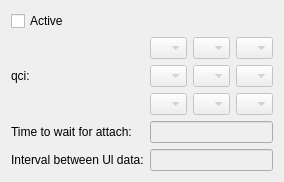
      <widget class="QWidget" name="ServiceReq">
       <attribute name="title">
        <string>Service Req</string>
       </attribute>
       <layout class="QGridLayout" name="gridLayout_8">
        <item row="2" column="1">
         <widget class="QLineEdit" name="lineEditServiceReqTimeToWaitForAttach">
          <property name="enabled">
           <bool>false</bool>
          </property>
         </widget>
        </item>
        <item row="3" column="0">
         <widget class="QLabel" name="label_27">
          <property name="text">
           <string>Interval between Ul data:</string>
          </property>
         </widget>
        </item>
        <item row="2" column="0">
         <widget class="QLabel" name="label_26">
          <property name="text">
           <string>Time to wait for attach:</string>
          </property>
         </widget>
        </item>
        <item row="1" column="1">
         <layout class="QVBoxLayout" name="verticalLayout_9">
          <item>
           <layout class="QHBoxLayout" name="horizontalLayout_33">
            <item>
             <widget class="QComboBox" name="comboBoxServiceReqQci1">
              <property name="enabled">
               <bool>false</bool>
              </property>
              <item>
               <property name="text">
                <string/>
               </property>
              </item>
              <item>
               <property name="text">
                <string>1</string>
               </property>
              </item>
              <item>
               <property name="text">
                <string>2</string>
               </property>
              </item>
              <item>
               <property name="text">
                <string>3</string>
               </property>
              </item>
              <item>
               <property name="text">
                <string>4</string>
               </property>
              </item>
              <item>
               <property name="text">
                <string>5</string>
               </property>
              </item>
              <item>
               <property name="text">
                <string>6</string>
               </property>
              </item>
              <item>
               <property name="text">
                <string>7</string>
               </property>
              </item>
              <item>
               <property name="text">
                <string>8</string>
               </property>
              </item>
              <item>
               <property name="text">
                <string>9</string>
               </property>
              </item>
             </widget>
            </item>
            <item>
             <widget class="QComboBox" name="comboBoxServiceReqQci2">
              <property name="enabled">
               <bool>false</bool>
              </property>
              <item>
               <property name="text">
                <string/>
               </property>
              </item>
              <item>
               <property name="text">
                <string>1</string>
               </property>
              </item>
              <item>
               <property name="text">
                <string>2</string>
               </property>
              </item>
              <item>
               <property name="text">
                <string>3</string>
               </property>
              </item>
              <item>
               <property name="text">
                <string>4</string>
               </property>
              </item>
              <item>
               <property name="text">
                <string>5</string>
               </property>
              </item>
              <item>
               <property name="text">
                <string>6</string>
               </property>
              </item>
              <item>
               <property name="text">
                <string>7</string>
               </property>
              </item>
              <item>
               <property name="text">
                <string>8</string>
               </property>
              </item>
              <item>
               <property name="text">
                <string>9</string>
               </property>
              </item>
             </widget>
            </item>
            <item>
             <widget class="QComboBox" name="comboBoxServiceReqQci3">
              <property name="enabled">
               <bool>false</bool>
              </property>
              <item>
               <property name="text">
                <string/>
               </property>
              </item>
              <item>
               <property name="text">
                <string>1</string>
               </property>
              </item>
              <item>
               <property name="text">
                <string>2</string>
               </property>
              </item>
              <item>
               <property name="text">
                <string>3</string>
               </property>
              </item>
              <item>
               <property name="text">
                <string>4</string>
               </property>
              </item>
              <item>
               <property name="text">
                <string>5</string>
               </property>
              </item>
              <item>
               <property name="text">
                <string>6</string>
               </property>
              </item>
              <item>
               <property name="text">
                <string>7</string>
               </property>
              </item>
              <item>
               <property name="text">
                <string>8</string>
               </property>
              </item>
              <item>
               <property name="text">
                <string>9</string>
               </property>
              </item>
             </widget>
            </item>
           </layout>
          </item>
          <item>
           <layout class="QHBoxLayout" name="horizontalLayout_34">
            <item>
             <widget class="QComboBox" name="comboBoxServiceReqQci4">
              <property name="enabled">
               <bool>false</bool>
              </property>
              <item>
               <property name="text">
                <string/>
               </property>
              </item>
              <item>
               <property name="text">
                <string>1</string>
               </property>
              </item>
              <item>
               <property name="text">
                <string>2</string>
               </property>
              </item>
              <item>
               <property name="text">
                <string>3</string>
               </property>
              </item>
              <item>
               <property name="text">
                <string>4</string>
               </property>
              </item>
              <item>
               <property name="text">
                <string>5</string>
               </property>
              </item>
              <item>
               <property name="text">
                <string>6</string>
               </property>
              </item>
              <item>
               <property name="text">
                <string>7</string>
               </property>
              </item>
              <item>
               <property name="text">
                <string>8</string>
               </property>
              </item>
              <item>
               <property name="text">
                <string>9</string>
               </property>
              </item>
             </widget>
            </item>
            <item>
             <widget class="QComboBox" name="comboBoxServiceReqQci5">
              <property name="enabled">
               <bool>false</bool>
              </property>
              <item>
               <property name="text">
                <string/>
               </property>
              </item>
              <item>
               <property name="text">
                <string>1</string>
               </property>
              </item>
              <item>
               <property name="text">
                <string>2</string>
               </property>
              </item>
              <item>
               <property name="text">
                <string>3</string>
               </property>
              </item>
              <item>
               <property name="text">
                <string>4</string>
               </property>
              </item>
              <item>
               <property name="text">
                <string>5</string>
               </property>
              </item>
              <item>
               <property name="text">
                <string>6</string>
               </property>
              </item>
              <item>
               <property name="text">
                <string>7</string>
               </property>
              </item>
              <item>
               <property name="text">
                <string>8</string>
               </property>
              </item>
              <item>
               <property name="text">
                <string>9</string>
               </property>
              </item>
             </widget>
            </item>
            <item>
             <widget class="QComboBox" name="comboBoxServiceReqQci6">
              <property name="enabled">
               <bool>false</bool>
              </property>
              <item>
               <property name="text">
                <string/>
               </property>
              </item>
              <item>
               <property name="text">
                <string>1</string>
               </property>
              </item>
              <item>
               <property name="text">
                <string>2</string>
               </property>
              </item>
              <item>
               <property name="text">
                <string>3</string>
               </property>
              </item>
              <item>
               <property name="text">
                <string>4</string>
               </property>
              </item>
              <item>
               <property name="text">
                <string>5</string>
               </property>
              </item>
              <item>
               <property name="text">
                <string>6</string>
               </property>
              </item>
              <item>
               <property name="text">
                <string>7</string>
               </property>
              </item>
              <item>
               <property name="text">
                <string>8</string>
               </property>
              </item>
              <item>
               <property name="text">
                <string>9</string>
               </property>
              </item>
             </widget>
            </item>
           </layout>
          </item>
          <item>
           <layout class="QHBoxLayout" name="horizontalLayout_35">
            <item>
             <widget class="QComboBox" name="comboBoxServiceReqQci7">
              <property name="enabled">
               <bool>false</bool>
              </property>
              <item>
               <property name="text">
                <string/>
               </property>
              </item>
              <item>
               <property name="text">
                <string>1</string>
               </property>
              </item>
              <item>
               <property name="text">
                <string>2</string>
               </property>
              </item>
              <item>
               <property name="text">
                <string>3</string>
               </property>
              </item>
              <item>
               <property name="text">
                <string>4</string>
               </property>
              </item>
              <item>
               <property name="text">
                <string>5</string>
               </property>
              </item>
              <item>
               <property name="text">
                <string>6</string>
               </property>
              </item>
              <item>
               <property name="text">
                <string>7</string>
               </property>
              </item>
              <item>
               <property name="text">
                <string>8</string>
               </property>
              </item>
              <item>
               <property name="text">
                <string>9</string>
               </property>
              </item>
             </widget>
            </item>
            <item>
             <widget class="QComboBox" name="comboBoxServiceReqQci8">
              <property name="enabled">
               <bool>false</bool>
              </property>
              <item>
               <property name="text">
                <string/>
               </property>
              </item>
              <item>
               <property name="text">
                <string>1</string>
               </property>
              </item>
              <item>
               <property name="text">
                <string>2</string>
               </property>
              </item>
              <item>
               <property name="text">
                <string>3</string>
               </property>
              </item>
              <item>
               <property name="text">
                <string>4</string>
               </property>
              </item>
              <item>
               <property name="text">
                <string>5</string>
               </property>
              </item>
              <item>
               <property name="text">
                <string>6</string>
               </property>
              </item>
              <item>
               <property name="text">
                <string>7</string>
               </property>
              </item>
              <item>
               <property name="text">
                <string>8</string>
               </property>
              </item>
              <item>
               <property name="text">
                <string>9</string>
               </property>
              </item>
             </widget>
            </item>
            <item>
             <widget class="QComboBox" name="comboBoxServiceReqQci9">
              <property name="enabled">
               <bool>false</bool>
              </property>
              <item>
               <property name="text">
                <string/>
               </property>
              </item>
              <item>
               <property name="text">
                <string>1</string>
               </property>
              </item>
              <item>
               <property name="text">
                <string>2</string>
               </property>
              </item>
              <item>
               <property name="text">
                <string>3</string>
               </property>
              </item>
              <item>
               <property name="text">
                <string>4</string>
               </property>
              </item>
              <item>
               <property name="text">
                <string>5</string>
               </property>
              </item>
              <item>
               <property name="text">
                <string>6</string>
               </property>
              </item>
              <item>
               <property name="text">
                <string>7</string>
               </property>
              </item>
              <item>
               <property name="text">
                <string>8</string>
               </property>
              </item>
              <item>
               <property name="text">
                <string>9</string>
               </property>
              </item>
             </widget>
            </item>
           </layout>
          </item>
         </layout>
        </item>
        <item row="1" column="0">
         <widget class="QLabel" name="label_25">
          <property name="text">
           <string>qci:</string>
          </property>
         </widget>
        </item>
        <item row="3" column="1">
         <widget class="QLineEdit" name="lineEditServiceReqIntervalBetweenUIData">
          <property name="enabled">
           <bool>false</bool>
          </property>
         </widget>
        </item>
        <item row="0" column="0">
         <widget class="QCheckBox" name="checkBoxServiceReq">
          <property name="text">
           <string>Active</string>
          </property>
         </widget>
        </item>
       </layout>
      </widget>
